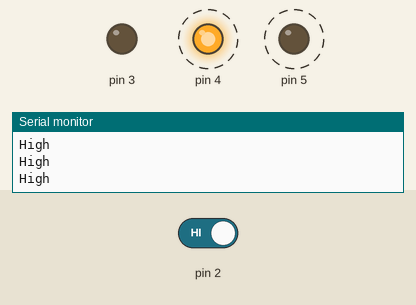
This sketch was run on a simulated Arduino Uno, built with avr-gcc and run on an emulated ATmega328P. On the bench: output pins drawn as LEDs (lit = HIGH), the last lines printed to the serial monitor. Dashed ring = blinking. The inputs (shaded band) are chosen by the test bench; at power-on: pin 2 HIGH.

Above: at 1.8 s.
1.9 s: pin 2 driven LOW
At 2.3 s:
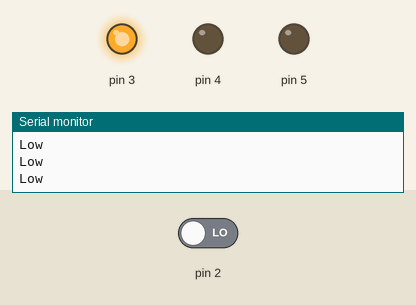
3.5 s: pin 2 driven HIGH
At 3.63 s:
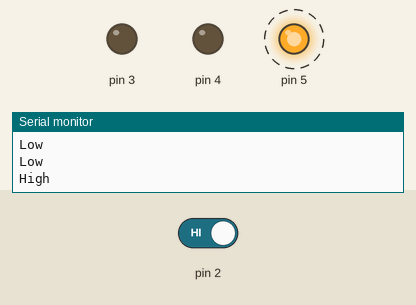
Timing chart, 0 to 12.5 s (numbered marks = the images above; inputs shaded):
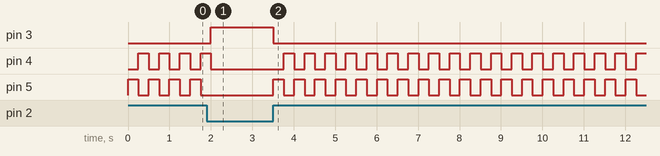

Measured:
- after the input at 1.9 s, pin 3: LOW → HIGH after 0.10 s; pin 4: goes on until 2.0 s, then stays LOW; pin 5: stops changing and stays LOW
- after the input at 3.5 s, pin 3: HIGH → LOW at once; pin 4: alternates HIGH for 0.25 s and LOW for 0.25 s, starting after 0.26 s; pin 5: alternates HIGH for 0.25 s and LOW for 0.25 s, starting at once
- by itself, pin 4, pin 5: alternates HIGH for 0.25 s and LOW for 0.25 s

The sketch:

spaceshipInterface.ino
```cpp
//Commented code for our first Arduino Sketch

int switchState = 0; //Setting up a variable (integer) to represent our switch state
/*We don't necessarily need to assign it a value now, it can also be written as:
int switchState;
*/
void setup() { // Our setup function that will run once, when the program starts. Required by every Arduino sketch

Serial.begin(9600); //Setting up our Serial connection object for debugging

Serial.println("Hello World");// We'll test it by printing to the serial monitor

//Declare all of our output pins here. Each pin will provide the e.m.f. for our LED circuits
pinMode(3,OUTPUT);

pinMode(4,OUTPUT);

pinMode(5,OUTPUT);

// declare the switch pin as an input here
pinMode(2,INPUT);
}

void loop() {// Our main (infinite) loop, which is also required, like our setup function

// read the value of the switch
// digitalRead() checks to see if there is voltage
// on the pin or not
switchState = digitalRead(2);

/*
Our first conditional statement
if the button is not pressed
blink the red LEDs
*/
if (switchState == LOW) {

Serial.println("Low");// We're going to print LOW for debugging purposes

digitalWrite(3, HIGH); // turn the green LED on pin 3 on

digitalWrite(4, LOW); // turn the red LED on pin 4 off

digitalWrite(5, LOW); // turn the red LED on pin 5 off

}//End of the 'if' portion of our conditional

// this else is part of the above if() statement.
// if the switch is not LOW (the button is pressed)
// the code below will run
else {

Serial.println("High"); // Again, for debugging

digitalWrite(3, LOW); // turn the green LED on pin 3 off

digitalWrite(4, LOW); // turn the red LED on pin 4 off

digitalWrite(5, HIGH); // turn the red LED on pin 5 on

// wait for a quarter second before changing the light
delay(250);

digitalWrite(4, HIGH); // turn the red LED on pin 4 on

digitalWrite(5, LOW); // turn the red LED on pin 5 off

// wait for a quarter second before changing the light
delay(250);
} //End of 'else' conditional

}//Close our main loop
```
